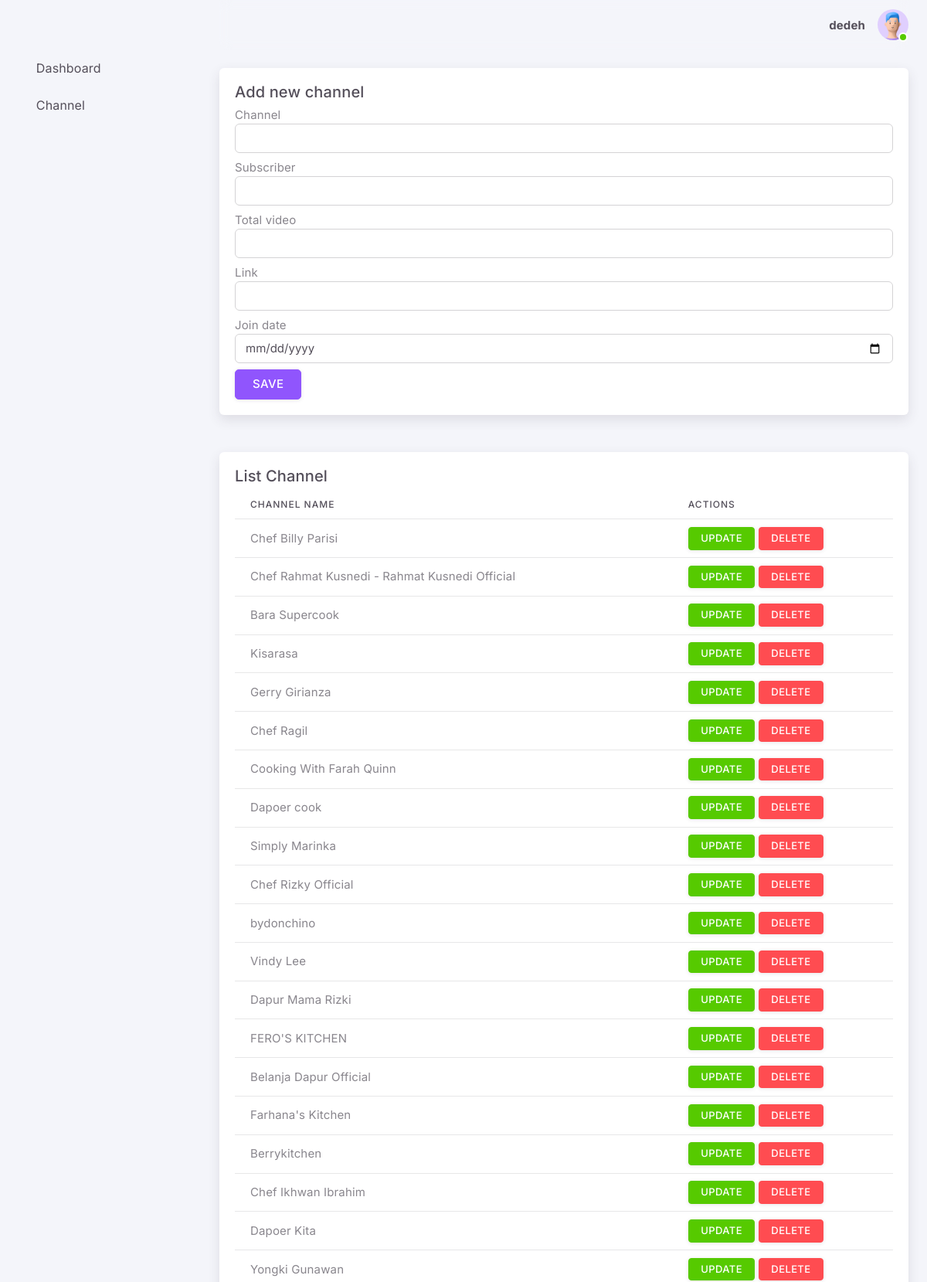
Page /channels/ (signed in, upper part) on the committed database.
### tables this page shows
CREATE TABLE "channels" (
"channel_id" INTEGER,
  "channel" TEXT,
  "subscriber" TEXT,
  "viewer" TEXT,
  "join_date" TEXT,
  "total_video" REAL,
  "link" TEXT
);

### app/routes/channel_routes.py (the view, shortened to what this page needs)
@channel.route('/', methods=['POST', 'GET'])
def index():
    if request.method == 'GET':
        cursor = get_db().execute("SELECT * FROM channels")
        channels = cursor.fetchall()
        return render_template(
            './pages/channel.html',
            channels = channels
        )

### app/__init__.py (called while the page is built)
def get_db():
    if 'db' not in g:
        g.db = sqlite3.connect(app.config['DATABASE'])
        g.db.row_factory = sqlite3.Row
    return g.db

@app.teardown_appcontext
def close_connection(exception):
    db = getattr(g, '_database', None)
    if db is not None:
        db.close()

### app/templates/pages/channel.html (shortened to what this page needs)
{% extends 'base.html' %}
{% block content %}
<div class="row mb-5">
    <div class="col-md-12">
        <div class="card h-100">
        <div class="card-body">
            <h5 class="card-title">Add new channel</h5>
            <form action="{{ url_for('channel.index') }}" method="POST">
                <div class="mb-2">
                    <label for="">Channel</label>
                    <input type="text" name="channel" class="form-control">
                </div>
                <div class="mb-2">
                    <label for="subscriber">Subscriber</label>
                    <input type="number" id="subscriber" name="subscriber" class="form-control" value="">
                </div>
                <div class="mb-2">
                    <label for="total_video">Total video</label>
                    <input type="number" id="total_video" name="total_video" class="form-control" value="">
                </div>
                <div class="mb-2">
                    <label for="link">Link</label>
                    <input type="text" id="link" name="link" class="form-control" value="">
                </div>
                <div class="mb-2">
                    <label for="join_date">Join date</label>
                    <input type="date" id="join_date" name="join_date" class="form-control" value="">
                </div>
                <button type="submit" class="btn btn-primary">Save</button>
            </form>
        </div>
        </div>
    </div>
</div>
<div class="row mb-2">
    <div class="col-md-12">
        <div class="card h-100">
        <div class="card-body">
            <h5 class="card-title">List Channel</h5>
            <table class="table">
                <thead>
                    <tr>
                        <th>Channel name</th>
                        <th>Actions</th>
                    </tr>
                </thead>
                <tbody>
                    {% for channel in channels%}
                    <tr>
                        <td>{{channel.channel}}</td>
                        <td>
                            <a href="{{ url_for('channel.update_channel', id=channel.channel_id) }}" class="btn btn-sm btn-success">Update</a>
                            <a href="{{ url_for('channel.delete', id=channel.channel_id) }}" class="btn btn-sm btn-danger" onclick="delete_confirm()">Delete</a>
                        </td>
                    </tr>
                    {% endfor %}
                </tbody>
            </table>
        </div>
        </div>
    </div>
</div>
{% endblock %}

### app/templates/base.html (style rules this page uses)
* { text-rendering: optimizeLegibility; }

### rows in the picture
channels: channel "Chef Billy Parisi"
channels: channel "Chef Rahmat Kusnedi - Rahmat Kusnedi Official"
channels: channel "Bara Supercook"
channels: channel "Kisarasa"
channels: channel "Gerry Girianza"
channels: channel "Chef Ragil"
channels: channel "Cooking With Farah Quinn"
channels: channel "Dapoer cook"
channels: channel "Simply Marinka"
channels: channel "Chef Rizky Official"
channels: channel "bydonchino"
channels: channel "Vindy Lee"
channels: channel "Dapur Mama Rizki"
channels: channel "FERO'S KITCHEN"
channels: channel "Belanja Dapur Official"
channels: channel "Farhana's Kitchen"
channels: channel "Berrykitchen"
channels: channel "Chef Ikhwan Ibrahim"
channels: channel "Dapoer Kita"
channels: channel "Yongki Gunawan"

### other values in the picture
{{ session['username'] }} "dedeh"
